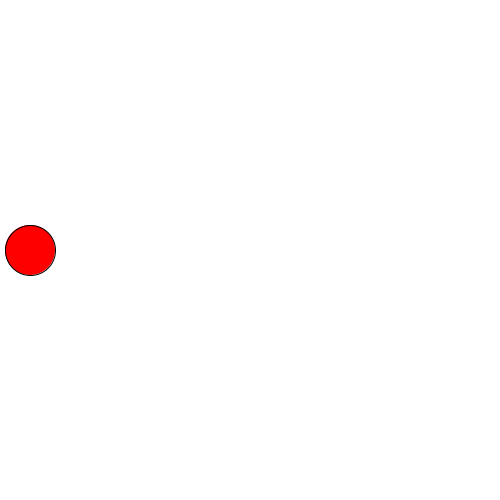
Frame 1 (no input)
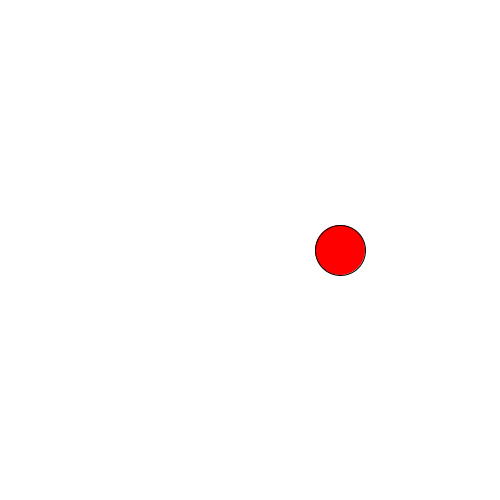
Frame 60 (the mouse pressed at the canvas centre just before this capture)
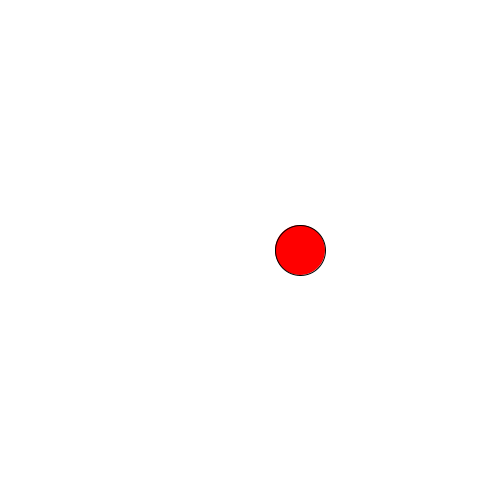
Frame 120 (the mouse held since frame 60 and released just before this capture)

The Processing sketch that drew these frames (run headless with seeded random() and noise(); from frame 60 on, the mouse is pressed at the canvas centre):

// Processing sketch: processing_159622
// ── processing_159622.pde

//change the size of the ball, its speed, or the canvas.
//I dare you.

int x;
int xSpeed;
int circleSize;

void setup() {
  size(500, 500);
  x = 20;
  xSpeed = 10;
  circleSize = 50;
}


void draw() {

  //Draw stuff
  background(255);
  fill(255, 0, 0);

  x+=xSpeed;
  ellipse(x, height/2, circleSize, circleSize);


  //Impact with either wall
  if ( x>=width-(circleSize/2) || x <= circleSize/2 ) {
    xSpeed*=-1;
  } 
}




/*
//If conditions
 x>y
 x>=y
 x<y
 x<=y
 x==y
 x!=y

 
 //Example if
 if(hungry==true || haveGoneShopping==true){
   makeSandwiches(3);
 }
 
//Psuedo-code if/else
 if(x==0) //quit the app
 else if(x==1) //restart app
 else if(x==2) //do nothing
 else //cry
 
 
 */
